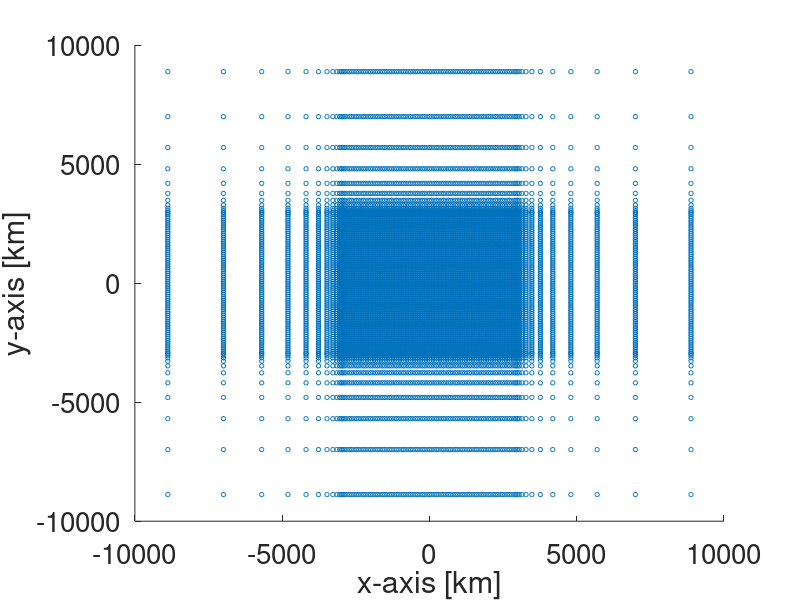
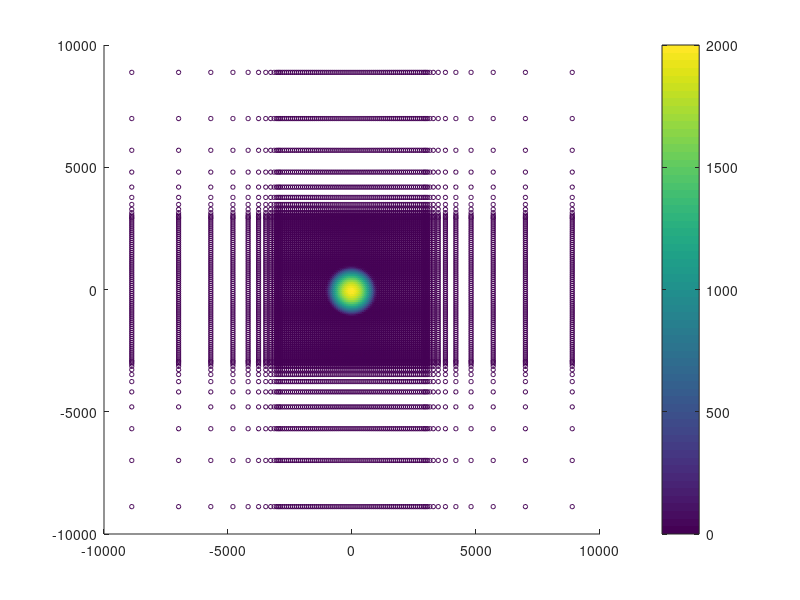

These charts were generated, in order, by the following MATLAB code:
% Make topo file for benchmark

clear all; close all; clc

% Load X,Y,coordinates of the centroids of the elements in the FE model
load elements.txt
no = elements(:,1);
x = elements(:,2)/1000; % x-coordinate in [km]
y = elements(:,3)/1000; % y-coordinate in [km]
figure;
scatter(x,y,10);
xlabel('x-axis [km]','FontSize',20)
ylabel('y-axis [km]','FontSize',20)
set(gca,'FontSize',20)

% Parabolic ice cap 
hb       = 2000;    % maximum ice thickness [m]
rho_ice = 3500;      % density of ice [kg/m3]
g       = 1.7972;   % surface gravity [m/s]
base    = 1000;     % diameter of crater [km]
min_ice = 0;
z = - hb*(x/base).^2 - hb*(y/base).^2 + hb;
z(z<min_ice) = min_ice;

figure(30); scatter(x,y,10,z); colorbar

% Save file
% Element number, load type, magnitude
% Write file
fid = fopen('load','w'); 
for ii = 1:length(x)
    fprintf(fid,'%6i, P2,%12.3E\n',no(ii),z(ii)*g*rho_ice);
end
fclose(fid);









